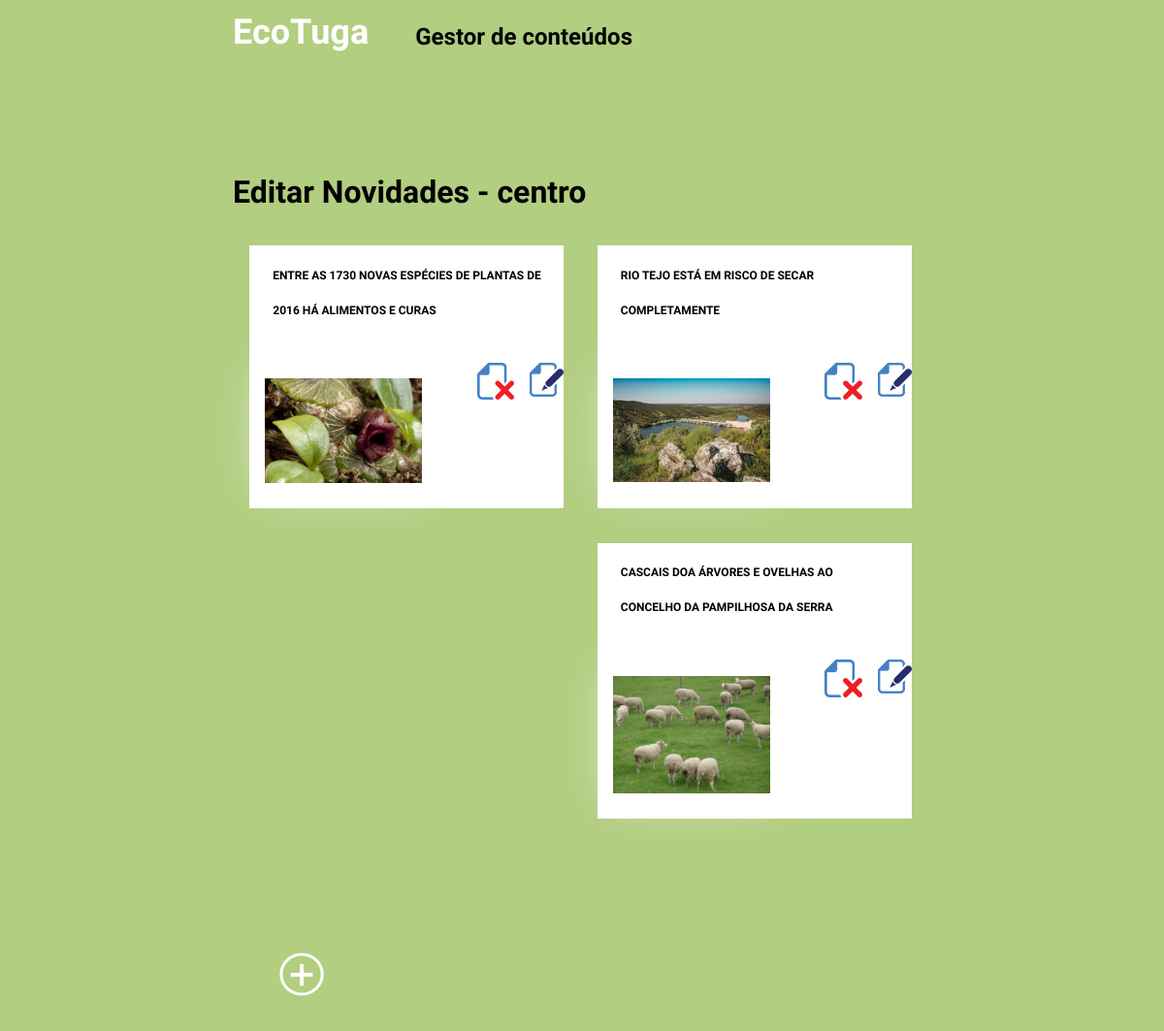
/admin/centro.php, run on the app's committed database.
### tables this page shows
CREATE TABLE IF NOT EXISTS `centro` (
  `id` int(11) NOT NULL AUTO_INCREMENT,
  `lugar` text NOT NULL,
  `titulo` text NOT NULL,
  `descricao` text NOT NULL,
  `texto` text NOT NULL,
  `imagem` text NOT NULL,
  `outro` text NOT NULL,
  PRIMARY KEY (`id`)
);

### admin/centro.php (the view, shortened to what this page needs)
<?php
  $ligacao = mysqli_connect('localhost','root','','ecotuga_dados');
  mysqli_set_charset($ligacao,'utf8');
  $consulta = mysqli_query($ligacao, "SELECT * FROM centro ORDER BY id");
$centro = array();
while($linha = mysqli_fetch_assoc($consulta)){
  $centro[] = $linha;
};
?>
<!DOCTYPE html>
<html>
<head>
    <link rel="stylesheet" type="text/css" href="css/style.css" >
</head>
<body>
<header id="top">
      <nav id="menu">
            <div class="contentor">
            <a href="index.php"><h1 class="left" id="logo">EcoTuga</h1></a>
            <h2 class="left" id="logo">Gestor de conteúdos</h2>
            </div>
      </nav>
</header>
<div class="contentor">
      <div class="lista">
      <br/>
            <h1>Editar Novidades - centro</h1>
            <?php for($i=0;$i<count($centro);$i++){ ?>
            <div class="item">
                <div class="lista-index">
                      <h3>
                        <?php echo $centro[$i]['titulo']; ?>
                      </h3>
                  <div class="icones">
                  <a href=" centro_editar.php?id=<?php echo $centro[$i]['id']; ?>" class="botao_editar">
                      <img title="Editar" class="right" src="img/edit.png">
                    </a>
                    <a href="centro.php?id_apagar=<?php echo $centro[$i]['id']; ?>" title="Apagar" class="delete"><img class="delete-icon" src="img/delete.png"></img></a>
              </div>
                    <div class="lista-img">
                        <img src="../img/<?php echo $centro[$i]['imagem']; ?>"></img>
                    </div>
                </div>
            </div>
            <?php } ?>
  <img src="../img/botao-mais.png" id="adicionar_artigo"></img>
      </div>
</div>
</body>
</html>

### admin/css/style.css (style rules this page uses)
* { box-sizing:border-box; }
body { margin:0; font-family: 'Exo', sans-serif; background-color:#B2CE80; }
a { text-decoration:none;color:inherit; }
h1 { margin:0; }
h3 { margin:0; margin-left: 2vw; font-size:1vw; text-transform: uppercase; display: block; width: 86%; height: 9vw; }
.left { float: left; }
.right { float: right; }
.contentor { width: 60%; margin: 0 auto; }
#top { position: fixed; display: block; z-index: 10; top: 0; }
#menu { background-color: #B2CE80; position: fixed; display: block; width: 100%; }
#menu h1 { margin: 1vw 0 1vw 0; font-size: 3vw; color:#FFF; }
#menu h2 { margin:1em 1em 1em 2em; color: #000; }
.contentor { max-width:80%; margin:0 auto; }
.item { display: table; width: 45%; background-color:#fff; margin: 5% 2.4% 0 2.4%; float: left; box-sizing: border-box; height: 100%; max-height: 50%; }
.lista { margin-top: 10em; }
.lista-img img { width:50%; margin:5%; box-shadow: 0 0 2em 0.2em rgba(255, 255, 255, 0.6); }
.lista-index { float:left; width:100%; margin-top: 4%; line-height: 1.5em; font-size: 2vw; }
.delete { float: right; width:11.8%; margin-right: 5%; }
.delete-icon { width: 100%; margin: 0; }
#adicionar_artigo { width: 15%; float:left; display: block; margin: 18% 2.4% 18% 2.4%; padding:0.5em 2em 0.5em 2em ; cursor: pointer; font-size: 1.3vw; box-sizing: border-box; }

### data on the page
centro: titulo "ENTRE AS 1730 NOVAS ESPÉCIES DE PLANTAS DE 2016 HÁ ALIMENTOS E CURAS", imagem (picture)
centro: titulo "RIO TEJO ESTÁ EM RISCO DE SECAR COMPLETAMENTE", imagem (picture)
centro: titulo "CASCAIS DOA ÁRVORES E OVELHAS AO CONCELHO DA PAMPILHOSA DA SERRA", imagem (picture)
